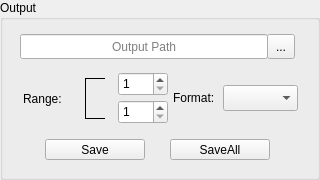
     <widget class="QGroupBox" name="grb_output">
      <property name="minimumSize">
       <size>
        <width>320</width>
        <height>180</height>
       </size>
      </property>
      <property name="maximumSize">
       <size>
        <width>320</width>
        <height>180</height>
       </size>
      </property>
      <property name="title">
       <string>Output</string>
      </property>
      <layout class="QGridLayout" name="gridLayout_26">
       <item row="0" column="0">
        <widget class="QFrame" name="fr_outpath">
         <property name="minimumSize">
          <size>
           <width>275</width>
           <height>25</height>
          </size>
         </property>
         <property name="maximumSize">
          <size>
           <width>275</width>
           <height>25</height>
          </size>
         </property>
         <property name="frameShape">
          <enum>QFrame::NoFrame</enum>
         </property>
         <property name="frameShadow">
          <enum>QFrame::Raised</enum>
         </property>
         <layout class="QGridLayout" name="gridLayout_24">
          <property name="leftMargin">
           <number>0</number>
          </property>
          <property name="topMargin">
           <number>0</number>
          </property>
          <property name="rightMargin">
           <number>0</number>
          </property>
          <property name="bottomMargin">
           <number>0</number>
          </property>
          <item row="0" column="0">
           <widget class="QLineEdit" name="fld_out_path">
            <property name="minimumSize">
             <size>
              <width>248</width>
              <height>25</height>
             </size>
            </property>
            <property name="maximumSize">
             <size>
              <width>248</width>
              <height>25</height>
             </size>
            </property>
            <property name="alignment">
             <set>Qt::AlignCenter</set>
            </property>
            <property name="placeholderText">
             <string>Output Path</string>
            </property>
           </widget>
          </item>
          <item row="0" column="1">
           <widget class="QToolButton" name="btn_out_path">
            <property name="minimumSize">
             <size>
              <width>28</width>
              <height>25</height>
             </size>
            </property>
            <property name="maximumSize">
             <size>
              <width>28</width>
              <height>25</height>
             </size>
            </property>
            <property name="text">
             <string>...</string>
            </property>
           </widget>
          </item>
         </layout>
        </widget>
       </item>
       <item row="1" column="0">
        <widget class="QFrame" name="fr_save_butons_2">
         <property name="minimumSize">
          <size>
           <width>280</width>
           <height>61</height>
          </size>
         </property>
         <property name="maximumSize">
          <size>
           <width>280</width>
           <height>61</height>
          </size>
         </property>
         <property name="frameShape">
          <enum>QFrame::NoFrame</enum>
         </property>
         <property name="frameShadow">
          <enum>QFrame::Raised</enum>
         </property>
         <layout class="QGridLayout" name="gridLayout_22">
          <property name="leftMargin">
           <number>0</number>
          </property>
          <property name="topMargin">
           <number>0</number>
          </property>
          <property name="rightMargin">
           <number>0</number>
          </property>
          <property name="bottomMargin">
           <number>0</number>
          </property>
          <property name="spacing">
           <number>0</number>
          </property>
          <item row="0" column="0">
           <widget class="QFrame" name="fr_range_main">
            <property name="minimumSize">
             <size>
              <width>151</width>
              <height>61</height>
             </size>
            </property>
            <property name="maximumSize">
             <size>
              <width>151</width>
              <height>61</height>
             </size>
            </property>
            <property name="frameShape">
             <enum>QFrame::NoFrame</enum>
            </property>
            <property name="frameShadow">
             <enum>QFrame::Raised</enum>
            </property>
            <layout class="QGridLayout" name="gridLayout_21">
             <property name="leftMargin">
              <number>0</number>
             </property>
             <property name="topMargin">
              <number>0</number>
             </property>
             <property name="rightMargin">
              <number>0</number>
             </property>
             <property name="spacing">
              <number>0</number>
             </property>
             <item row="0" column="0">
              <widget class="QFrame" name="fr_range_l">
               <property name="minimumSize">
                <size>
                 <width>50</width>
                 <height>61</height>
                </size>
               </property>
               <property name="maximumSize">
                <size>
                 <width>50</width>
                 <height>61</height>
                </size>
               </property>
               <property name="frameShape">
                <enum>QFrame::NoFrame</enum>
               </property>
               <property name="frameShadow">
                <enum>QFrame::Raised</enum>
               </property>
               <layout class="QGridLayout" name="gridLayout_19">
                <property name="leftMargin">
                 <number>0</number>
                </property>
                <property name="topMargin">
                 <number>0</number>
                </property>
                <property name="rightMargin">
                 <number>0</number>
                </property>
                <property name="bottomMargin">
                 <number>0</number>
                </property>
                <property name="spacing">
                 <number>0</number>
                </property>
                <item row="0" column="0">
                 <widget class="QLabel" name="l_range">
                  <property name="minimumSize">
                   <size>
                    <width>50</width>
                    <height>25</height>
                   </size>
                  </property>
                  <property name="maximumSize">
                   <size>
                    <width>50</width>
                    <height>25</height>
                   </size>
                  </property>
                  <property name="text">
                   <string>Range:</string>
                  </property>
                 </widget>
                </item>
               </layout>
              </widget>
             </item>
             <item row="0" column="1">
              <widget class="QFrame" name="fr_range_divide_lines">
               <property name="minimumSize">
                <size>
                 <width>41</width>
                 <height>61</height>
                </size>
               </property>
               <property name="maximumSize">
                <size>
                 <width>41</width>
                 <height>61</height>
                </size>
               </property>
               <property name="frameShape">
                <enum>QFrame::NoFrame</enum>
               </property>
               <property name="frameShadow">
                <enum>QFrame::Raised</enum>
               </property>
               <widget class="Line" name="top_line">
                <property name="geometry">
                 <rect>
                  <x>10</x>
                  <y>0</y>
                  <width>20</width>
                  <height>20</height>
                 </rect>
                </property>
                <property name="minimumSize">
                 <size>
                  <width>20</width>
                  <height>20</height>
                 </size>
                </property>
                <property name="maximumSize">
                 <size>
                  <width>20</width>
                  <height>20</height>
                 </size>
                </property>
                <property name="frameShadow">
                 <enum>QFrame::Plain</enum>
                </property>
                <property name="orientation">
                 <enum>Qt::Horizontal</enum>
                </property>
               </widget>
               <widget class="Line" name="bot_line">
                <property name="geometry">
                 <rect>
                  <x>10</x>
                  <y>40</y>
                  <width>20</width>
                  <height>20</height>
                 </rect>
                </property>
                <property name="minimumSize">
                 <size>
                  <width>20</width>
                  <height>20</height>
                 </size>
                </property>
                <property name="maximumSize">
                 <size>
                  <width>20</width>
                  <height>20</height>
                 </size>
                </property>
                <property name="frameShadow">
                 <enum>QFrame::Plain</enum>
                </property>
                <property name="orientation">
                 <enum>Qt::Horizontal</enum>
                </property>
               </widget>
               <widget class="Line" name="left_line">
                <property name="geometry">
                 <rect>
                  <x>0</x>
                  <y>10</y>
                  <width>20</width>
                  <height>41</height>
                 </rect>
                </property>
                <property name="minimumSize">
                 <size>
                  <width>20</width>
                  <height>41</height>
                 </size>
                </property>
                <property name="maximumSize">
                 <size>
                  <width>20</width>
                  <height>41</height>
                 </size>
                </property>
                <property name="frameShadow">
                 <enum>QFrame::Plain</enum>
                </property>
                <property name="orientation">
                 <enum>Qt::Vertical</enum>
                </property>
               </widget>
              </widget>
             </item>
             <item row="0" column="2">
              <widget class="QFrame" name="fr_slider_boxes">
               <property name="minimumSize">
                <size>
                 <width>50</width>
                 <height>61</height>
                </size>
               </property>
               <property name="maximumSize">
                <size>
                 <width>50</width>
                 <height>61</height>
                </size>
               </property>
               <property name="frameShape">
                <enum>QFrame::NoFrame</enum>
               </property>
               <property name="frameShadow">
                <enum>QFrame::Raised</enum>
               </property>
               <layout class="QGridLayout" name="gridLayout_20">
                <property name="leftMargin">
                 <number>0</number>
                </property>
                <property name="topMargin">
                 <number>0</number>
                </property>
                <property name="rightMargin">
                 <number>0</number>
                </property>
                <property name="bottomMargin">
                 <number>0</number>
                </property>
                <property name="spacing">
                 <number>0</number>
                </property>
                <item row="1" column="0">
                 <widget class="QSpinBox" name="sb_range_vertical">
                  <property name="minimumSize">
                   <size>
                    <width>50</width>
                    <height>24</height>
                   </size>
                  </property>
                  <property name="maximumSize">
                   <size>
                    <width>50</width>
                    <height>24</height>
                   </size>
                  </property>
                  <property name="minimum">
                   <number>1</number>
                  </property>
                 </widget>
                </item>
                <item row="0" column="0">
                 <widget class="QSpinBox" name="sb_range_horizontal">
                  <property name="minimumSize">
                   <size>
                    <width>50</width>
                    <height>24</height>
                   </size>
                  </property>
                  <property name="maximumSize">
                   <size>
                    <width>50</width>
                    <height>24</height>
                   </size>
                  </property>
                  <property name="minimum">
                   <number>1</number>
                  </property>
                 </widget>
                </item>
               </layout>
              </widget>
             </item>
            </layout>
           </widget>
          </item>
          <item row="0" column="1">
           <widget class="QFrame" name="frame">
            <property name="minimumSize">
             <size>
              <width>125</width>
              <height>61</height>
             </size>
            </property>
            <property name="maximumSize">
             <size>
              <width>125</width>
              <height>61</height>
             </size>
            </property>
            <property name="frameShape">
             <enum>QFrame::NoFrame</enum>
            </property>
            <property name="frameShadow">
             <enum>QFrame::Raised</enum>
            </property>
            <layout class="QGridLayout" name="gridLayout_23">
             <property name="leftMargin">
              <number>0</number>
             </property>
             <property name="topMargin">
              <number>0</number>
             </property>
             <property name="rightMargin">
              <number>0</number>
             </property>
             <property name="bottomMargin">
              <number>0</number>
             </property>
             <property name="spacing">
              <number>0</number>
             </property>
             <item row="0" column="0">
              <widget class="QLabel" name="l_image_format">
               <property name="minimumSize">
                <size>
                 <width>50</width>
                 <height>25</height>
                </size>
               </property>
               <property name="maximumSize">
                <size>
                 <width>50</width>
                 <height>25</height>
                </size>
               </property>
               <property name="text">
                <string>Format:</string>
               </property>
              </widget>
             </item>
             <item row="0" column="1">
              <widget class="QComboBox" name="comboBox">
               <property name="minimumSize">
                <size>
                 <width>75</width>
                 <height>26</height>
                </size>
               </property>
               <property name="maximumSize">
                <size>
                 <width>75</width>
                 <height>26</height>
                </size>
               </property>
              </widget>
             </item>
            </layout>
           </widget>
          </item>
         </layout>
        </widget>
       </item>
       <item row="2" column="0">
        <widget class="QFrame" name="fr_save_butons">
         <property name="minimumSize">
          <size>
           <width>275</width>
           <height>22</height>
          </size>
         </property>
         <property name="maximumSize">
          <size>
           <width>275</width>
           <height>23</height>
          </size>
         </property>
         <property name="frameShape">
          <enum>QFrame::NoFrame</enum>
         </property>
         <property name="frameShadow">
          <enum>QFrame::Raised</enum>
         </property>
         <layout class="QGridLayout" name="gridLayout_17">
          <property name="leftMargin">
           <number>0</number>
          </property>
          <property name="topMargin">
           <number>0</number>
          </property>
          <property name="rightMargin">
           <number>0</number>
          </property>
          <property name="bottomMargin">
           <number>0</number>
          </property>
          <property name="spacing">
           <number>0</number>
          </property>
          <item row="0" column="0">
           <widget class="QPushButton" name="btn_save">
            <property name="minimumSize">
             <size>
              <width>100</width>
              <height>21</height>
             </size>
            </property>
            <property name="maximumSize">
             <size>
              <width>100</width>
              <height>21</height>
             </size>
            </property>
            <property name="text">
             <string>Save</string>
            </property>
           </widget>
          </item>
          <item row="0" column="1">
           <widget class="QPushButton" name="btn_saveall">
            <property name="minimumSize">
             <size>
              <width>100</width>
              <height>21</height>
             </size>
            </property>
            <property name="maximumSize">
             <size>
              <width>100</width>
              <height>21</height>
             </size>
            </property>
            <property name="text">
             <string>SaveAll</string>
            </property>
           </widget>
          </item>
         </layout>
        </widget>
       </item>
      </layout>
     </widget>
